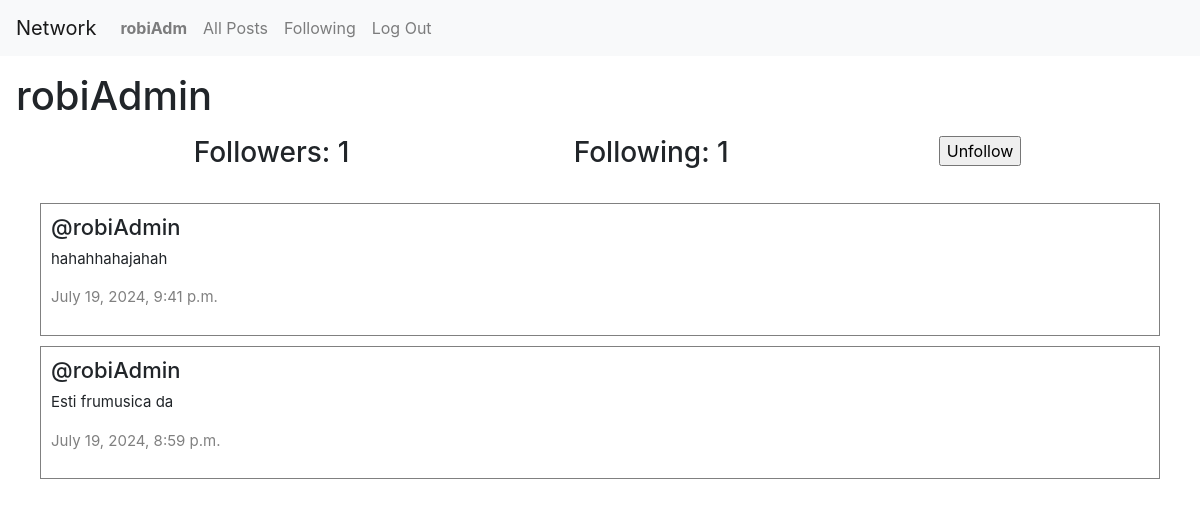
Screenshot of /profile/robiAdmin (signed in) with the database file from the repository.
### network/models.py (models this page shows, shortened)
class User(AbstractUser):
    pass

class Post(models.Model):
    user = models.ForeignKey(User, on_delete=models.CASCADE, related_name="posts")
    content = models.CharField(max_length=280)
    date = models.DateTimeField(auto_now_add=True)

### network/views.py (the view)
# urls.py: path("profile/<str:user_name>", views.profile, name="profile"),
def profile(request, user_name):
    user = User.objects.get(username=user_name)
    allPosts = Post.objects.filter(user=user).order_by("id").reverse()
    following = Follow.objects.filter(user=user)
    followers = Follow.objects.filter(followingUser=user)
    try:
        checkFollow = followers.filter(user=User.objects.get(pk=request.user.id))
        if len(checkFollow) != 0:
            isFollowing = True
        else:
            isFollowing = False
    except:
        isFollowing = False
    p = Paginator(allPosts, 2)
    pageNumber = request.GET.get('page')
    postOnPage = p.get_page(pageNumber)
    return render(request, "network/profile.html" , {
        "allPosts": allPosts,
        "postOnPage": postOnPage,
        "username":user_name,
        "following": following.count(),
        "followers":followers.count(),
        "isFollowing": isFollowing,
        "userProfile": user
    })

### network/templates/network/profile.html (shortened to what this page needs)
{% extends "network/layout.html" %}
{% block body %}
    <h1 class="mx-3 my-3">{{ username }}</h1>
        <div class="container">
            <div class="row d-flex justify-content-center">
                <h3 class="col-4"> Followers: {{ followers }}</h3>
                <h3 class="col-4"> Following: {{ following }}</h3>
                {% if user.is_authenticated %}
                    {% if user != userProfile %}
                        {% if isFollowing %}
                            <form action="{% url 'unfollow' %}" method="POST">
                                <input type="submit" value="Unfollow"/>
                            </form>
                        {% else %}
                            <form action="{% url 'follow' %}" method="POST">
                                {% csrf_token %}
                                <input type="hidden" name="userfollow" value="{{ userProfile }}"/>
                                <input type="submit" value="Follow"/>
                            </form>
                        {% endif %}
                    {% endif %}
                {% endif %}
            </div>
        </div>
        <div class="all-posts">
            {% for post in postOnPage %}
                <div class ="row post">
                    <h5 class="username"> @{{ post.user }} </h5>
                    <p class="content"> {{ post.content }} </p>
                    <p class="date"> {{ post.date }} </p>
                </div>
            {% endfor %}
        </div>
{% endblock %}

### network/templates/network/layout.html (shortened to what this page needs)
{% load static %}
<!DOCTYPE html>
<html lang="en">
    <head>
        <link rel="stylesheet" href="https://stackpath.bootstrapcdn.com/bootstrap/4.4.1/css/bootstrap.min.css">
        <link href="{% static 'network/styles.css' %}" rel="stylesheet">
        <link rel="stylesheet" href="https://cdnjs.cloudflare.com/ajax/libs/font-awesome/4.7.0/css/font-awesome.min.css">
    </head>
    <body>
        <nav class="navbar navbar-expand-lg navbar-light bg-light">
            <a class="navbar-brand" href="{% url 'index' %}">Network</a>
            <div>
              <ul class="navbar-nav mr-auto">
                {% if user.is_authenticated %}
                    <li class="nav-item">
                        <a class="nav-link" href="{% url 'profile' user_name=user.username %}"><strong>{{ user.username }}</strong></a>
                    </li>
                {% endif %}
                <li class="nav-item">
                  <a class="nav-link" href="{% url 'index' %}">All Posts</a>
                </li>
                {% if user.is_authenticated %}
                    <li class="nav-item">
                        <a class="nav-link" href="{% url 'following' %}">Following</a>
                    </li>
                    <li class="nav-item">
                        <a class="nav-link" href="{% url 'logout' %}">Log Out</a>
                    </li>
                {% endif %}
              </ul>
            </div>
          </nav>
        <div class="body">
            {% block body %}
            {% endblock %}
        </div>
    </body>
</html>

### network/static/network/styles.css (style rules this page uses)
.all-posts { display: flex; justify-content: flex-start; flex-direction: column; margin: 20px; }
.post { border: 0.1px solid gray; display: flex; justify-content: center; flex-direction: column; box-sizing: border-box; margin: 5px 20px; padding: 10px }
.content { font-size: 15px; }
.username { font-size: 22px; }
.date { color: gray; font-size: 15px; }

### rows the page displays
User: username "robiAdm"
User: username "robiAdmin"
Post: user "robiAdmin", content "hahahhahajahah", date "July 19, 2024, 9:41 p.m."
Post: user "robiAdmin", content "Esti frumusica da", date "July 19, 2024, 8:59 p.m."

### other values shown
{{ followers }} "1"
{{ following }} "1"
